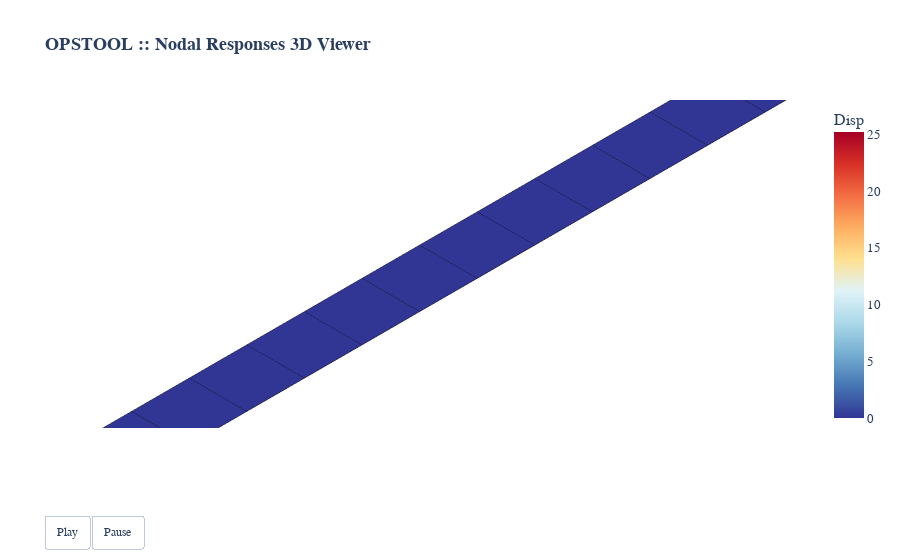

The notebook cell this image was saved under:
### Markdown cell above
``scale=False`` is used to avoid scaling the deformed shape in the plot.
This is necessary for this example because scaling would make the deformation appear incorrect.

### Code cell
opst.vis.plotly.set_plot_props(point_size=0)

fig = opst.vis.plotly.plot_nodal_responses_animation(
    odb_tag="CantileverBendingRollup",
    framerate=8,  # frames per second, 40 steps, 5 seconds total
    resp_type="disp",
    resp_dof=["UX", "UY", "UZ"],
    scale=False,
    unit_symbol="mm",
)
fig.show()
fig.write_html("nodal_resp.html", full_html=False, include_plotlyjs="cdn")

### Figure 1 — Plotly figure (JSON) as saved in the notebook; plotly's stock layout.template omitted (floating-point values rounded to 4 significant figures)
{"data": [{"connectgaps": false, "hoverinfo": "skip", "line": {"color": "#15b01a", "width": 1}, "mode": "lines", "name": "BC", "type": "scatter3d", "x": [0, 0, 0, 0, 0, null, -0.1333, 0.1333, 0.1333, -0.1333, -0.1333, null, -0.1333, 0.1333, 0.1333, -0.1333, -0.1333, null, 0, 0, 0, 0, 0, null, -0.1333, 0.1333, 0.1333, -0.1333, -0.1333, null, -0.1333, 0.1333, 0.1333, -0.1333, -0.1333, null], "y": [-0.1333, 0.1333, 0.1333, -0.1333, -0.1333, null, 0, 0, 0, 0, 0, null, -0.1333, -0.1333, 0.1333, 0.1333, -0.1333, null, 0.8667, 1.133, 1.133, 0.8667, 0.8667, null, 1, 1, 1, 1, 1, null, 0.8667, 0.8667, 1.133, 1.133, 0.8667, null], "z": [-0.1333, -0.1333, 0.1333, 0.1333, -0.1333, null, -0.1333, -0.1333, 0.1333, 0.1333, -0.1333, null, 0, 0, 0, 0, 0, null, -0.1333, -0.1333, 0.1333, 0.1333, -0.1333, null, -0.1333, -0.1333, 0.1333, 0.1333, -0.1333, null, 0, 0, 0, 0, 0, null]}, {"cmax": 0, "cmin": 0, "coloraxis": "coloraxis", "hoverinfo": "skip", "i": [0, 0, 4, 4, 8, 8, 12, 12, 16, 16, 20, 20, 24, 24, 28, 28, 32, 32, 36, 36, 40, 40, 44, 44, 48, 48, 52, 52, 56, 56, 60, 60, 64, 64, 68, 68, 72, 72, 76, 76], "intensity": [0, 0, 0, 0, 0, 0, 0, 0, 0, 0, 0, 0, 0, 0, 0, 0, 0, 0, 0, 0, 0, 0, 0, 0, 0, 0, 0, 0, 0, 0, 0, 0, 0, 0, 0, 0, 0, 0, 0, 0, 0, 0, 0, 0, 0, 0, 0, 0, 0, 0, 0, 0, 0, 0, 0, 0, 0, 0, 0, 0, 0, 0, 0, 0, 0, 0, 0, 0, 0, 0, 0, 0, 0, 0, 0, 0, 0, 0, 0, 0], "j": [1, 2, 5, 6, 9, 10, 13, 14, 17, 18, 21, 22, 25, 26, 29, 30, 33, 34, 37, 38, 41, 42, 45, 46, 49, 50, 53, 54, 57, 58, 61, 62, 65, 66, 69, 70, 73, 74, 77, 78], "k": [2, 3, 6, 7, 10, 11, 14, 15, 18, 19, 22, 23, 26, 27, 30, 31, 34, 35, 38, 39, 42, 43, 46, 47, 50, 51, 54, 55, 58, 59, 62, 63, 66, 67, 70, 71, 74, 75, 78, 79], "opacity": 1, "text": [0, 0, 0, 0, 0, 0, 0, 0, 0, 0, 0, 0, 0, 0, 0, 0, 0, 0, 0, 0, 0, 0, 0, 0, 0, 0, 0, 0, 0, 0, 0, 0, 0, 0, 0, 0, 0, 0, 0, 0, 0, 0, 0, 0, 0, 0, 0, 0, 0, 0, 0, 0, 0, 0, 0, 0, 0, 0, 0, 0, 0, 0, 0, 0, 0, 0, 0, 0, 0, 0, 0, 0, 0, 0, 0, 0, 0, 0, 0, 0], "type": "mesh3d", "x": [0, 1, 1, 0, 1, 2, 2, 1, 2, 3, 3, 2, 3, 4, 4, 3, 4, 5, 5, 4, 5, 6, 6, 5, 6, 7, 7, 6, 7, 8, 8, 7, 8, 9, 9, 8, 9, 10, 10, 9, 10, 11, 11, 10, 11, 12, 12, 11, 12, 13, 13, 12, 13, 14, 14, 13, 14, 15, 15, 14, 15, 16, 16, 15, 16, 17, 17, 16, 17, 18, 18, 17, 18, 19, 19, 18, 19, 20, 20, 19], "y": [0, 0, 1, 1, 0, 0, 1, 1, 0, 0, 1, 1, 0, 0, 1, 1, 0, 0, 1, 1, 0, 0, 1, 1, 0, 0, 1, 1, 0, 0, 1, 1, 0, 0, 1, 1, 0, 0, 1, 1, 0, 0, 1, 1, 0, 0, 1, 1, 0, 0, 1, 1, 0, 0, 1, 1, 0, 0, 1, 1, 0, 0, 1, 1, 0, 0, 1, 1, 0, 0, 1, 1, 0, 0, 1, 1, 0, 0, 1, 1], "z": [0, 0, 0, 0, 0, 0, 0, 0, 0, 0, 0, 0, 0, 0, 0, 0, 0, 0, 0, 0, 0, 0, 0, 0, 0, 0, 0, 0, 0, 0, 0, 0, 0, 0, 0, 0, 0, 0, 0, 0, 0, 0, 0, 0, 0, 0, 0, 0, 0, 0, 0, 0, 0, 0, 0, 0, 0, 0, 0, 0, 0, 0, 0, 0, 0, 0, 0, 0, 0, 0, 0, 0, 0, 0, 0, 0, 0, 0, 0, 0]}, {"connectgaps": false, "hoverinfo": "skip", "line": {"color": "black", "width": 1}, "mode": "lines", "name": "Edge", "type": "scatter3d", "x": [0, 1, 1, 0, 0, null, 1, 2, 2, 1, 1, null, 2, 3, 3, 2, 2, null, 3, 4, 4, 3, 3, null, 4, 5, 5, 4, 4, null, 5, 6, 6, 5, 5, null, 6, 7, 7, 6, 6, null, 7, 8, 8, 7, 7, null, 8, 9, 9, 8, 8, null, 9, 10, 10, 9, 9, null, 10, 11, 11, 10, 10, null, 11, 12, 12, 11, 11, null, 12, 13, 13, 12, 12, null, 13, 14, 14, 13, 13, null, 14, 15, 15, 14, 14, null, 15, 16, 16, 15, 15, null, 16, 17, 17, 16, 16, null, 17, 18, 18, 17, 17, null, 18, 19, 19, 18, 18, null, 19, 20, 20, 19, 19, null], "y": [0, 0, 1, 1, 0, null, 0, 0, 1, 1, 0, null, 0, 0, 1, 1, 0, null, 0, 0, 1, 1, 0, null, 0, 0, 1, 1, 0, null, 0, 0, 1, 1, 0, null, 0, 0, 1, 1, 0, null, 0, 0, 1, 1, 0, null, 0, 0, 1, 1, 0, null, 0, 0, 1, 1, 0, null, 0, 0, 1, 1, 0, null, 0, 0, 1, 1, 0, null, 0, 0, 1, 1, 0, null, 0, 0, 1, 1, 0, null, 0, 0, 1, 1, 0, null, 0, 0, 1, 1, 0, null, 0, 0, 1, 1, 0, null, 0, 0, 1, 1, 0, null, 0, 0, 1, 1, 0, null, 0, 0, 1, 1, 0, null], "z": [0, 0, 0, 0, 0, null, 0, 0, 0, 0, 0, null, 0, 0, 0, 0, 0, null, 0, 0, 0, 0, 0, null, 0, 0, 0, 0, 0, null, 0, 0, 0, 0, 0, null, 0, 0, 0, 0, 0, null, 0, 0, 0, 0, 0, null, 0, 0, 0, 0, 0, null, 0, 0, 0, 0, 0, null, 0, 0, 0, 0, 0, null, 0, 0, 0, 0, 0, null, 0, 0, 0, 0, 0, null, 0, 0, 0, 0, 0, null, 0, 0, 0, 0, 0, null, 0, 0, 0, 0, 0, null, 0, 0, 0, 0, 0, null, 0, 0, 0, 0, 0, null, 0, 0, 0, 0, 0, null, 0, 0, 0, 0, 0, null]}], "layout": {"autosize": true, "coloraxis": {"cmax": 25.2, "cmin": 0, "colorbar": {"tickfont": {"size": 13}, "title": {"text": "Disp"}}, "colorscale": [[0, "rgb(49,54,149)"], [0.1111, "rgb(69,117,180)"], [0.2222, "rgb(116,173,209)"], [0.3333, "rgb(171,217,233)"], [0.4444, "rgb(224,243,248)"], [0.5556, "rgb(254,224,144)"], [0.6667, "rgb(253,174,97)"], [0.7778, "rgb(244,109,67)"], [0.8889, "rgb(215,48,39)"], [1, "rgb(165,0,38)"]], "showscale": true}, "font": {"family": "Arial, sans-serif"}, "scene": {"aspectmode": "data", "aspectratio": {"x": 1, "y": 1, "z": 1}, "camera": {"eye": {"x": -3.5, "y": -3.5, "z": 3.5}, "projection": {"type": "orthographic"}}, "xaxis": {"showgrid": false, "visible": false, "zeroline": false}, "yaxis": {"showgrid": false, "visible": false, "zeroline": false}, "zaxis": {"showgrid": false, "visible": false, "zeroline": false}}, "showlegend": false, "title": {"font": {"size": 18}, "text": "<b>OPSTOOL :: Nodal Responses 3D Viewer</b><br><br>"}, "updatemenus": [{"buttons": [{"args": [null, {"frame": {"duration": 125}, "fromcurrent": true, "mode": "immediate", "transition": {"duration": 125, "easing": "linear"}}], "label": "Play", "method": "animate"}, {"args": [[null], {"frame": {"duration": 0}, "fromcurrent": true, "mode": "immediate", "transition": {"duration": 0, "easing": "linear"}}], "label": "Pause", "method": "animate"}], "direction": "left", "pad": {"r": 10, "t": 87}, "showactive": false, "type": "buttons", "x": 0.1, "xanchor": "right", "y": 0, "yanchor": "top"}]}}
